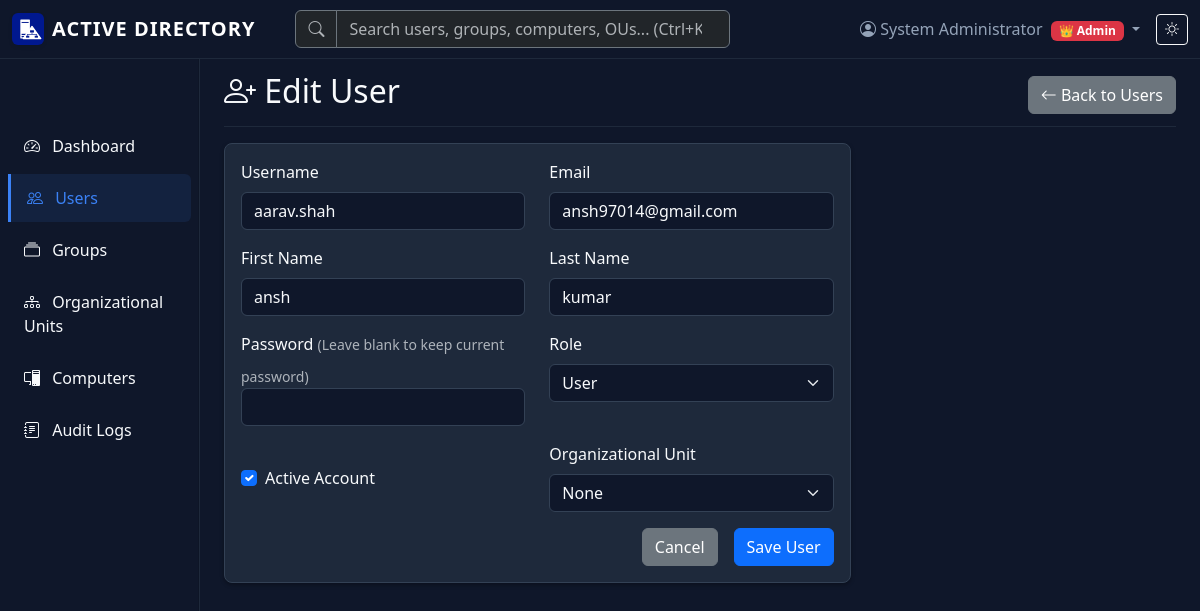
The app's page /users/edit/7 (signed in) with its own data.
### models.py (models this page shows, shortened)
class User(UserMixin, db.Model):
    id = db.Column(db.Integer, primary_key=True)
    username = db.Column(db.String(80), unique=True, nullable=False, index=True)
    email = db.Column(db.String(120), unique=True, nullable=False, index=True)
    password_hash = db.Column(db.String(255), nullable=False)
    first_name = db.Column(db.String(50), nullable=False)
    last_name = db.Column(db.String(50), nullable=False)
    role = db.Column(db.String(20), nullable=False, default='User')  # Admin or User
    is_active = db.Column(db.Boolean, default=True, nullable=False)
    failed_attempts = db.Column(db.Integer, default=0, nullable=False)
    locked_until = db.Column(db.DateTime, nullable=True)
    created_at = db.Column(db.DateTime, default=lambda: datetime.now(timezone.utc), nullable=False)
    last_login = db.Column(db.DateTime, nullable=True)
    ou_id = db.Column(db.Integer, db.ForeignKey('organizational_unit.id'), nullable=True)
    groups = db.relationship('Group', secondary=group_members, lazy='subquery',
                           backref=db.backref('members', lazy=True))
    audit_logs = db.relationship('AuditLog', backref='user', lazy=True)
    def is_admin(self):
        if self.role == 'Admin':
            return True
        admin_groups = [g for g in self.groups if g.grant_admin_rights]
        return len(admin_groups) > 0
    def has_read_write_permission(self):
        if self.is_admin():
            return True
        read_write_groups = [g for g in self.groups if g.permissions in ['read-write', 'admin']]
        return len(read_write_groups) > 0

### app.py (the view, shortened to what this page needs)
@app.route('/users/edit/<int:id>', methods=['GET', 'POST'])
@admin_required
@read_write_required
def edit_user(id):
    user = User.query.get_or_404(id)
    form = UserForm(original_user=user)
    if request.method == 'GET':
        form.username.data = user.username
        form.email.data = user.email
        form.first_name.data = user.first_name
        form.last_name.data = user.last_name
        form.role.data = user.role
        form.is_active.data = user.is_active
        form.ou_id.data = user.ou_id or 0
    return render_template('user_form.html', title='Edit User', form=form, action='Edit', user=user)

### app.py (called while the page is built)
def create_app(config_name=None):
    app = Flask(__name__)
    config_name = config_name or os.environ.get('FLASK_CONFIG', 'default')
    app.config.from_object(config[config_name])
    db.init_app(app)
    login_manager = LoginManager()
    login_manager.init_app(app)
    login_manager.login_view = 'login'
    login_manager.login_message = 'Please log in to access this page.'
    login_manager.login_message_category = 'warning'
    @login_manager.user_loader
    def load_user(user_id):
        return User.query.get(int(user_id))
    @app.before_request
    def before_request():
        from flask_login import current_user
        if current_user.is_authenticated:
            try:
                db.session.expire(current_user)
                db.session.expire_all()
            except Exception:
                pass  # If refresh fails, continue with current user object
    return app

### auth.py (called while the page is built)
def admin_required(f):
    @wraps(f)
    def decorated_function(*args, **kwargs):
        if not current_user.is_authenticated:
            flash('Please log in to access this page.', 'warning')
            return redirect(url_for('login', next=request.url))
        if not current_user.is_admin():
            flash('Admin access required.', 'error')
            return redirect(url_for('dashboard'))
        return f(*args, **kwargs)
    return decorated_function

def read_write_required(f):
    @wraps(f)
    def decorated_function(*args, **kwargs):
        if not current_user.is_authenticated:
            flash('Please log in to access this page.', 'warning')
            return redirect(url_for('login', next=request.url))
        if not current_user.is_active:
            flash('Your account has been deactivated. Please contact an administrator.', 'error')
            return redirect(url_for('login'))
        if not current_user.has_read_write_permission():
            flash('You do not have permission to perform this action. Standard User access only.', 'danger')
            return redirect(url_for('dashboard'))
        return f(*args, **kwargs)
    return decorated_function

### templates/user_form.html (shortened to what this page needs)
{% extends "base.html" %}
{% block content %}
<div class="d-flex justify-content-between flex-wrap flex-md-nowrap align-items-center pt-3 pb-2 mb-3 border-bottom">
    <h1 class="h2"><i class="bi bi-person-plus"></i> {{ action }} User</h1>
    <a href="{{ url_for('users') }}" class="btn btn-secondary">
        <i class="bi bi-arrow-left"></i> Back to Users
    </a>
</div>
<div class="row">
    <div class="col-md-8">
        <div class="card">
            <div class="card-body">
                <form method="POST">
                    <div class="row">
                        <div class="col-md-6 mb-3">
                            {{ form.username.label(class="form-label") }}
                            {{ form.username(class="form-control") }}
                        </div>
                        <div class="col-md-6 mb-3">
                            {{ form.email.label(class="form-label") }}
                            {{ form.email(class="form-control") }}
                        </div>
                    </div>
                    <div class="row">
                        <div class="col-md-6 mb-3">
                            {{ form.first_name.label(class="form-label") }}
                            {{ form.first_name(class="form-control") }}
                        </div>
                        <div class="col-md-6 mb-3">
                            {{ form.last_name.label(class="form-label") }}
                            {{ form.last_name(class="form-control") }}
                        </div>
                    </div>
                    <div class="row">
                        <div class="col-md-6 mb-3">
                            {{ form.password.label(class="form-label") }}
                            {% if action == 'Edit' %}
                                <small class="text-muted">(Leave blank to keep current password)</small>
                            {% endif %}
                            {{ form.password(class="form-control") }}
                        </div>
                        <div class="col-md-6 mb-3">
                            {{ form.role.label(class="form-label") }}
                            {{ form.role(class="form-select") }}
                        </div>
                    </div>
                    <div class="row">
                        <div class="col-md-6 mb-3">
                            <div class="form-check mt-4">
                                {{ form.is_active(class="form-check-input") }}
                                {{ form.is_active.label(class="form-check-label") }}
                            </div>
                        </div>
                        <div class="col-md-6 mb-3">
                            {{ form.ou_id.label(class="form-label") }}
                            {{ form.ou_id(class="form-select") }}
                        </div>
                    </div>
                    <div class="d-grid gap-2 d-md-flex justify-content-md-end">
                        <a href="{{ url_for('users') }}" class="btn btn-secondary me-md-2">Cancel</a>
                        {{ form.submit(class="btn btn-primary") }}
                    </div>
                </form>
            </div>
        </div>
    </div>
</div>
{% endblock %}

### templates/base.html (shortened to what this page needs)
<!DOCTYPE html>
<html lang="en" data-bs-theme="dark">
<head>
    <link href="https://cdn.jsdelivr.net/npm/bootstrap@5.3.2/dist/css/bootstrap.min.css" rel="stylesheet">
    <link href="https://cdn.jsdelivr.net/npm/bootstrap-icons@1.11.1/font/bootstrap-icons.css" rel="stylesheet">
    <link href="{{ url_for('static', filename='css/custom.css') }}" rel="stylesheet">
</head>
<body>
    {% if current_user.is_authenticated %}
    <nav class="navbar navbar-expand-lg navbar-dark bg-primary fixed-top">
        <div class="container-fluid">
            <a class="navbar-brand d-flex align-items-center" href="{{ url_for('dashboard') }}">
                <strong style="letter-spacing: 1px; font-weight: 700;">ACTIVE DIRECTORY</strong>
            </a>
            <div class="collapse navbar-collapse" id="navbarNav">
                <ul class="navbar-nav me-auto mb-2 mb-lg-0 w-50">
                    <li class="nav-item w-100 ms-lg-4">
                        <form class="d-flex" action="{{ url_for('search') }}" method="GET">
                            <div class="input-group">
                                <span class="input-group-text bg-dark border-secondary text-muted"><i class="bi bi-search"></i></span>
                                <input class="form-control bg-dark border-secondary text-light" type="search" name="q" placeholder="Search users, groups, computers, OUs... (Ctrl+K)" aria-label="Search">
                            </div>
                        </form>
                    </li>
                </ul>
                <ul class="navbar-nav align-items-center">
                    <li class="nav-item dropdown">
                        <a class="nav-link dropdown-toggle" href="#" role="button" data-bs-toggle="dropdown">
                            <i class="bi bi-person-circle"></i> {{ current_user.first_name }} {{ current_user.last_name }}
                            {% if current_user.is_admin() %}
                                <span class="badge bg-danger ms-1">👑 Admin</span>
                            {% endif %}
                        </a>
                    </li>
                    <li class="nav-item">
                        <button class="btn btn-outline-light btn-sm ms-2" onclick="toggleTheme()" id="themeToggle">
                        </button>
                    </li>
                </ul>
            </div>
        </div>
    </nav>
    {% endif %}
    <div class="container-fluid">
        <div class="row">
            {% if current_user.is_authenticated %}
            <nav class="col-md-2 d-md-block bg-body-secondary sidebar collapse">
                <div class="position-sticky pt-3">
                    <ul class="nav flex-column">
                        <li class="nav-item">
                            <a class="nav-link {% if request.endpoint == 'dashboard' %}active{% endif %}"
                               href="{{ url_for('dashboard') }}">
                                <i class="bi bi-speedometer2"></i> Dashboard
                            </a>
                        </li>
                        <li class="nav-item">
                            <a class="nav-link {% if request.endpoint in ['users', 'add_user', 'edit_user'] %}active{% endif %}"
                               href="{{ url_for('users') }}">
                                <i class="bi bi-people"></i> Users
                            </a>
                        </li>
                        <li class="nav-item">
                            <a class="nav-link {% if request.endpoint in ['groups', 'add_group', 'edit_group'] %}active{% endif %}"
                               href="{{ url_for('groups') }}">
                                <i class="bi bi-collection"></i> Groups
                            </a>
                        </li>
                        <li class="nav-item">
                            <a class="nav-link {% if request.endpoint and request.endpoint.startswith('ou_bp.') %}active{% endif %}"
                               href="{{ url_for('ou_bp.organizational_units') }}">
                                <i class="bi bi-diagram-3"></i> Organizational Units
                            </a>
                        </li>
                        <li class="nav-item">
                            <a class="nav-link {% if request.endpoint in ['computers', 'add_computer', 'edit_computer'] %}active{% endif %}"
                               href="{{ url_for('computers') }}">
                                <i class="bi bi-pc-display"></i> Computers
                            </a>
                        </li>
                        <li class="nav-item">
                            <a class="nav-link {% if request.endpoint == 'audit_logs' %}active{% endif %}"
                               href="{{ url_for('audit_logs') }}">
                                <i class="bi bi-journal-text"></i> Audit Logs
                            </a>
                        </li>
                    </ul>
                </div>
            </nav>
            {% endif %}
            <main class="{% if current_user.is_authenticated %}col-md-9 ms-sm-auto col-lg-10 px-md-4{% else %}col-12{% endif %}">
                {% block content %}{% endblock %}
            </main>
        </div>
    </div>
</body>
</html>

### static/css/custom.css (style rules this page uses)
body { padding-top: 56px; }
[data-bs-theme="dark"] { --bs-body-bg: #0f172a; --bs-body-color: #f8fafc; --bs-border-color: #1e293b; --bs-primary: #3b82f6; --bs-success: #10b981; --bs-warning: #f59e0b; --bs-danger: #ef4444; --bs-info: #0ea5e9; --bs-secondary: #64748b; }
[data-bs-theme="dark"] .sidebar { background-color: #0f172a !important; border-right: 1px solid #1e293b; }
[data-bs-theme="dark"] .navbar { background-color: #0f172a !important; border-bottom: 1px solid #1e293b; }
[data-bs-theme="dark"] .nav-link { color: #94a3b8; transition: all 0.2s ease; }
[data-bs-theme="dark"] .nav-link.active { color: #3b82f6; background-color: rgba(59, 130, 246, 0.1); border-left: 3px solid #3b82f6; border-radius: 0 0.375rem 0.375rem 0; }
[data-bs-theme="dark"] .card { background-color: #1e293b; border-color: #334155; box-shadow: 0 4px 6px -1px rgba(0, 0, 0, 0.1), 0 2px 4px -1px rgba(0, 0, 0, 0.06); }
[data-bs-theme="dark"] .form-control, [data-bs-theme="dark"] .form-select { background-color: #0f172a; border-color: #334155; color: #f8fafc; }
.sidebar { position: fixed; top: 56px; bottom: 0; left: 0; z-index: 100; padding: 48px 0 0; box-shadow: inset -1px 0 0 rgba(0, 0, 0, 0.1); }
.sidebar .nav-link { font-weight: 500; color: inherit; padding: 0.75rem 1rem; border-radius: 0.375rem; margin: 0.125rem 0.5rem; }
.sidebar .nav-link .bi { margin-right: 0.5rem; }
main { margin-top: 48px; }
.badge { font-size: 0.75em; }
#themeToggle { transition: all 0.3s ease; }
.card { border-radius: 0.5rem; box-shadow: 0 0.125rem 0.25rem rgba(0, 0, 0, 0.075); }
[data-bs-theme="dark"] .card { box-shadow: 0 0.125rem 0.25rem rgba(0, 0, 0, 0.3); }
.form-control, .form-select { border-radius: 0.375rem; }

### records on screen
User: first_name "System", last_name "Administrator"
User: username "aarav.shah", email "ansh97014@gmail.com", first_name "ansh", last_name "kumar", role "User", is_active "☑", ou_id "None"

### other values on screen
{{ action }} "Edit"
